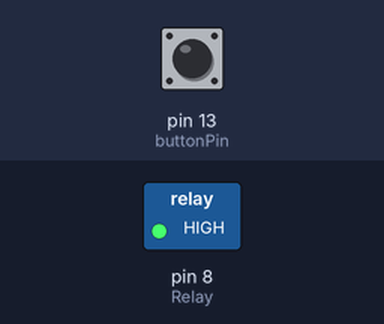
Bench run of a sketch on a simulated Arduino Uno, built with avr-gcc and run on an emulated ATmega328P. On the bench: switched loads named in the sketch (green lamp = pin HIGH). The inputs (shaded band) are chosen by the test bench; at power-on: pin 13 (buttonPin) HIGH. The modem accepts every AT command (registered, SIM ready, sends succeed) and sends nothing else; what the sketch prints to the serial monitor is not drawn.

Above: at 1.2 s.
1.3 s: pin 13 (buttonPin) pulled LOW for 3.2 s
At 5.6 s:
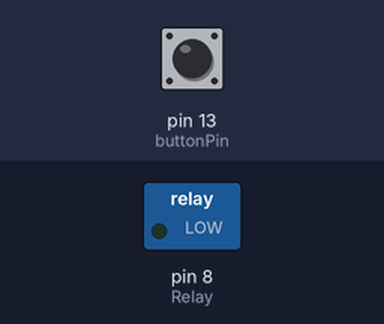
6.0 s: pin 13 (buttonPin) pulled LOW for 1 s
At 7.1 s:
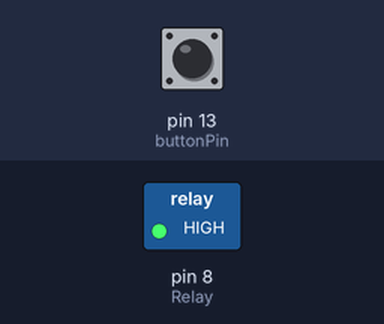
Timing chart, 0 to 9.0 s (numbered marks = the images above; inputs shaded):
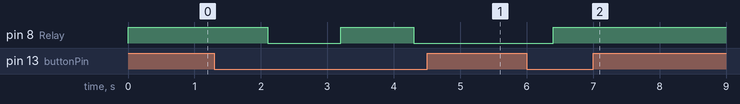

Measured:
- after the input at 1.3 s, pin 8 (Relay): HIGH → LOW after 0.80 s, → HIGH 1.1 s later, → LOW 1.1 s later
- after the input at 6.0 s, pin 8 (Relay): LOW → HIGH after 0.40 s

The sketch:

gsm.test.ino
```cpp
#include <SoftwareSerial.h>

SoftwareSerial gsm(10, 12); // RX, TX
int Relay = 8;
const int buttonPin = 13;
int state = HIGH;

int buttonState = 0;
unsigned long workTime = 720000; //work time (20 min = 1200000)

unsigned long startTime;  // button ON or Ring
unsigned long currentTime; //millis();

void setup(){

  pinMode(Relay, OUTPUT);
  digitalWrite(Relay, state);
  pinMode(buttonPin, INPUT_PULLUP);
  Serial.begin(57600);
  Serial.println("Enter AT command:");
  gsm.begin(57600);
  gsm.println("AT+CLIP=1");
}

void loop() {

  if(gsm.find("RING")){                      // if RING
    Serial.println("RING!");
    gsm.println("AT+CLIP=1");              // включаем АОН,

    while(1){
      if (gsm.find("37529XXXXXXX")){         // if phone number = TRUE
        Serial.println("!!!");
        startTime = millis();
        gsm.println("ATH");           // off Ring
        break;
      } else if (gsm.find("37529XXXXXXX")){
        Serial.println("!!!");
        startTime = millis();
        gsm.println("ATH");
        break;
      } else if (gsm.find("37529XXXXXXX")){
        Serial.println("!!!");
        startTime = millis();
        gsm.println("ATH");
        break;
      } else {
        gsm.println("AT+CPAS");             // modem state
        delay(100);
        if (gsm.find("+CPAS: 0")) break;    // end cycle
     }
    }
  }


  buttonState = digitalRead(buttonPin);

  if (buttonState == LOW && state == LOW) {  // button ON, relay ON
    delay(100);
    startTime = 0;
  }

  if (buttonState == LOW && state == HIGH) {  // button ON, relay OFF
    delay(100);
    startTime = millis();
  }

  state = runWebasto (startTime);
  digitalWrite(Relay, state);

  if (gsm.available())
    Serial.write(gsm.read());
  if (Serial.available())
    gsm.write(Serial.read());
}


int runWebasto (unsigned long startTime) {
  currentTime = millis();
  if(startTime == 0){
  state  = HIGH;
  return  state;
  }

  if((currentTime - startTime) > workTime){        // work: yes or no
    state  = HIGH;
  } else {
    if(startTime > 2000){
    state  = LOW;
    }
  }
//  delay (1000);
//  Serial.println("______");
//  Serial.println(currentTime);
//  Serial.println(startTime);
return  state;
}
```
